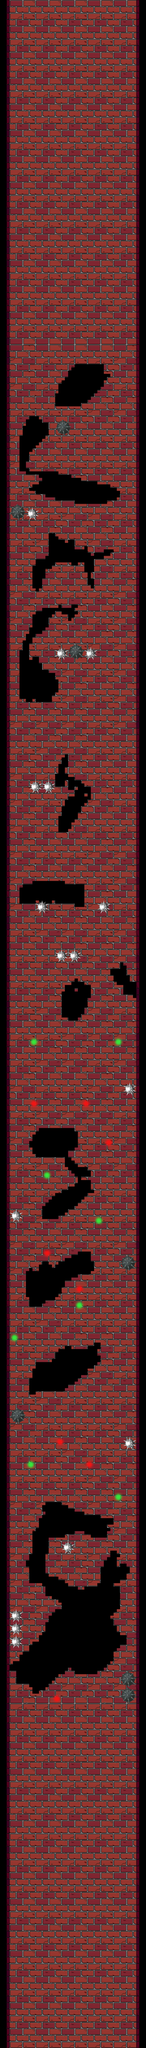

This is a level from a 2D game, rendered from its Tiled map with the project's own tilesets. A one-line summary and the map file follow, with tile-layer data summarised:
An orthogonal 45x630 tile map with 32x32 px tiles, 4 tile layers (background, walls, teleports, dead_things), 2 tilesets and 78 objects.

<map version="1.9" tiledversion="1.9.2" orientation="orthogonal" renderorder="right-down" width="45" height="630" tilewidth="32" tileheight="32" infinite="0" nextlayerid="20" nextobjectid="257">
 <tileset firstgid="1" source="map_sprite.tsx" />
 <tileset firstgid="1025" source="../map_sprite.tsx" />
 <layer id="16" name="background" width="45" height="630">
  <data>[28350 cells, 0 non-empty, 0 distinct tile ids]</data>
 </layer>
 <layer id="2" name="walls" width="45" height="630">
  <data>[28350 cells, 23040 non-empty, 134 distinct tile ids]</data>
 </layer>
 <layer id="3" name="teleports" width="45" height="630">
  <data>[28350 cells, 144 non-empty, 18 distinct tile ids]</data>
 </layer>
 <layer id="5" name="dead_things" width="45" height="630">
  <data>[28350 cells, 431 non-empty, 57 distinct tile ids]</data>
 </layer>
 <objectgroup id="6" name="walls">
  <object id="148" x="-128" y="0" width="224" height="20160" />
  <object id="149" x="1344" y="0" width="224" height="20160" />
 </objectgroup>
 <objectgroup id="7" name="walls_inside_tower" />
 <objectgroup id="8" name="coins">
  <properties>
   <property name="tp" value="1" />
  </properties>
  <object id="237" x="416" y="14720" width="64" height="64" />
  <object id="238" x="960" y="13376" width="64" height="64" />
  <object id="239" x="224" y="11264" width="64" height="64" />
  <object id="240" x="896" y="9600" width="64" height="64" />
  <object id="241" x="352" y="8384" width="64" height="64" />
  <object id="242" x="544" y="7936" width="64" height="64" />
  <object id="243" x="1056" y="5792" width="64" height="64" />
  <object id="244" x="448" y="4032" width="64" height="64" />
  <object id="252" x="384" y="5632" width="64" height="64" />
  <object id="253" x="128" y="9856" width="64" height="64" />
 </objectgroup>
 <objectgroup id="9" name="dead_things">
  <object id="222" x="544" y="4128" width="160" height="160" />
  <object id="223" x="96" y="4960" width="160" height="160" />
  <object id="224" x="672" y="6336" width="160" height="160" />
  <object id="225" x="544" y="6368" width="128" height="128" />
  <object id="226" x="288" y="7680" width="128" height="128" />
  <object id="227" x="352" y="8864" width="128" height="128" />
  <object id="228" x="960" y="8864" width="128" height="128" />
  <object id="229" x="672" y="9344" width="128" height="128" />
  <object id="230" x="1184" y="12352" width="160" height="160" />
  <object id="231" x="96" y="13856" width="160" height="160" />
  <object id="232" x="608" y="15168" width="128" height="128" />
  <object id="233" x="96" y="15840" width="128" height="384" />
  <object id="234" x="1184" y="16448" width="160" height="320" />
  <object id="245" x="1216" y="14144" width="128" height="128" />
  <object id="246" x="96" y="11904" width="128" height="128" />
  <object id="247" x="1216" y="10656" width="128" height="128" />
  <object id="248" x="544" y="9344" width="128" height="128" />
  <object id="249" x="416" y="7680" width="128" height="128" />
  <object id="250" x="832" y="6368" width="128" height="128" />
  <object id="251" x="256" y="4992" width="128" height="128" />
 </objectgroup>
 <objectgroup id="10" name="moving_beams">
  <object id="150" x="224" y="3712" width="448" height="32" />
  <object id="151" x="448" y="4096" width="800" height="32" />
  <object id="152" x="128" y="4480" width="576" height="32" />
  <object id="154" x="736" y="4480" width="576" height="32" />
  <object id="155" x="128" y="5120" width="1184" height="32" />
  <object id="157" x="128" y="5696" width="224" height="32" />
  <object id="158" x="384" y="5696" width="224" height="32" />
  <object id="161" x="896" y="5696" width="224" height="32" />
  <object id="162" x="1056" y="5856" width="256" height="32" />
  <object id="163" x="896" y="5984" width="224" height="32" />
  <object id="165" x="416" y="6112" width="288" height="32" />
  <object id="167" x="128" y="6496" width="1184" height="32" />
  <object id="172" x="192" y="7584" width="384" height="32" />
  <object id="173" x="608" y="7584" width="640" height="32" />
  <object id="175" x="192" y="7808" width="640" height="32" />
  <object id="177" x="608" y="8000" width="640" height="32" />
  <object id="178" x="192" y="8480" width="192" height="32" />
  <object id="180" x="1056" y="8480" width="192" height="32" />
  <object id="182" x="608" y="8576" width="224" height="32" />
  <object id="183" x="160" y="8992" width="544" height="32" />
  <object id="191" x="800" y="8992" width="480" height="32" />
  <object id="193" x="128" y="9472" width="1184" height="32" />
  <object id="194" x="128" y="9728" width="544" height="32" />
  <object id="199" x="768" y="9824" width="544" height="32" />
  <object id="201" x="128" y="9920" width="544" height="32" />
  <object id="204" x="768" y="10016" width="544" height="32" />
 </objectgroup>
 <objectgroup id="11" name="walking_enemies" />
 <objectgroup id="12" name="spins">
  <object id="235" x="928" y="16704" width="64" height="64" />
  <object id="236" x="96" y="16704" width="64" height="64" />
 </objectgroup>
 <objectgroup id="13" name="body_parts_restorer" />
 <objectgroup id="14" name="dragons" />
 <objectgroup id="15" name="hounter">
  <object id="254" x="128" y="4384" width="96" height="96" />
  <object id="256" x="736" y="13632" width="96" height="96" />
 </objectgroup>
 <objectgroup id="17" name="changing_pos_beams" />
 <objectgroup id="18" name="spider_webs" />
 <objectgroup id="19" name="teleports">
  <object id="205" x="288" y="10208" width="96" height="96">
   <properties>
    <property name="tp" type="int" value="0" />
   </properties>
  </object>
  <object id="206" x="800" y="10816" width="96" height="96">
   <properties>
    <property name="tp_target" type="int" value="0" />
   </properties>
  </object>
  <object id="207" x="1120" y="10208" width="96" height="96">
   <properties>
    <property name="tp" type="int" value="1" />
   </properties>
  </object>
  <object id="208" x="288" y="10816" width="96" height="96">
   <properties>
    <property name="tp_target" type="int" value="1" />
   </properties>
  </object>
  <object id="209" x="416" y="11520" width="96" height="96">
   <properties>
    <property name="tp" type="int" value="2" />
   </properties>
  </object>
  <object id="210" x="1024" y="11200" width="96" height="96">
   <properties>
    <property name="tp_target" type="int" value="2" />
   </properties>
  </object>
  <object id="211" x="928" y="11968" width="96" height="96">
   <properties>
    <property name="tp" type="int" value="3" />
   </properties>
  </object>
  <object id="212" x="416" y="12288" width="96" height="96">
   <properties>
    <property name="tp_target" type="int" value="3" />
   </properties>
  </object>
  <object id="213" x="736" y="12800" width="96" height="96">
   <properties>
    <property name="tp" type="int" value="4" />
   </properties>
  </object>
  <object id="214" x="736" y="12640" width="96" height="96">
   <properties>
    <property name="tp_target" type="int" value="4" />
   </properties>
  </object>
  <object id="215" x="96" y="13120" width="96" height="96">
   <properties>
    <property name="tp" type="int" value="5" />
   </properties>
  </object>
  <object id="216" x="544" y="14144" width="96" height="96">
   <properties>
    <property name="tp_target" type="int" value="5" />
   </properties>
  </object>
  <object id="217" x="256" y="14368" width="96" height="96">
   <properties>
    <property name="tp" type="int" value="6" />
   </properties>
  </object>
  <object id="218" x="832" y="14368" width="96" height="96">
   <properties>
    <property name="tp_target" type="int" value="6" />
   </properties>
  </object>
  <object id="219" x="1120" y="14688" width="96" height="96">
   <properties>
    <property name="tp" type="int" value="7" />
   </properties>
  </object>
  </objectgroup>
</map>
<!-- 1 of 78 objects omitted -->
